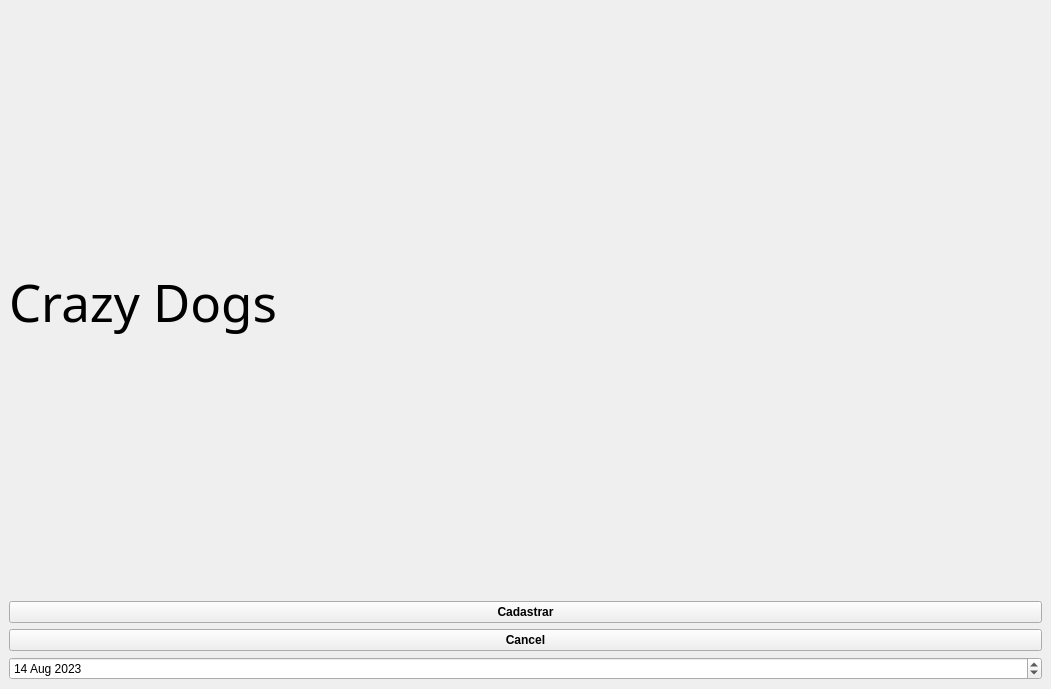
<?xml version="1.0" encoding="UTF-8"?>
<ui version="4.0">
 <class>MainWindow</class>
 <widget class="QMainWindow" name="MainWindow">
  <property name="geometry">
   <rect>
    <x>0</x>
    <y>0</y>
    <width>1051</width>
    <height>689</height>
   </rect>
  </property>
  <property name="windowTitle">
   <string>MainWindow</string>
  </property>
  <widget class="QWidget" name="centralwidget">
   <property name="enabled">
    <bool>true</bool>
   </property>
   <layout class="QVBoxLayout" name="verticalLayout">
    <item>
     <widget class="QLabel" name="lbl_tituloprincipal">
      <property name="font">
       <font>
        <family>Amiri</family>
        <pointsize>38</pointsize>
        <weight>50</weight>
        <italic>false</italic>
        <bold>false</bold>
       </font>
      </property>
      <property name="text">
       <string>Crazy Dogs</string>
      </property>
      <property name="textFormat">
       <enum>Qt::AutoText</enum>
      </property>
      <property name="scaledContents">
       <bool>false</bool>
      </property>
     </widget>
    </item>
    <item>
     <widget class="QPushButton" name="btn_ok">
      <property name="font">
       <font>
        <weight>75</weight>
        <bold>true</bold>
       </font>
      </property>
      <property name="text">
       <string>Cadastrar</string>
      </property>
     </widget>
    </item>
    <item>
     <widget class="QPushButton" name="btn_cancel">
      <property name="font">
       <font>
        <weight>75</weight>
        <bold>true</bold>
       </font>
      </property>
      <property name="text">
       <string>Cancel</string>
      </property>
     </widget>
    </item>
    <item>
     <widget class="QDateEdit" name="dateEdit">
      <property name="date">
       <date>
        <year>2023</year>
        <month>8</month>
        <day>14</day>
       </date>
      </property>
     </widget>
    </item>
   </layout>
  </widget>
 </widget>
 <resources/>
 <connections/>
</ui>
